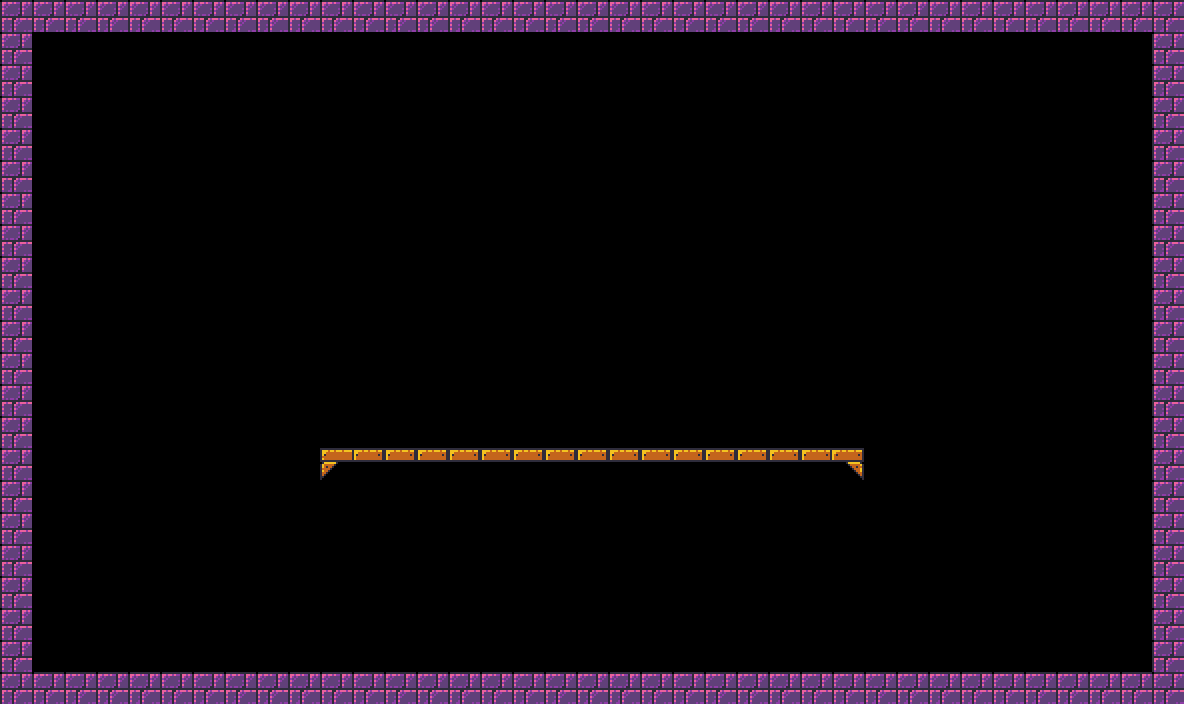

This is a level from a 2D game, rendered from its Tiled map with the project's own tilesets. A one-line summary and the complete map file follow:
An orthogonal 37x22 tile map with 32x32 px tiles, 2 tile layers (tile-layer-background, tile-layer-solids) and 15 objects (7x coin, turret-1-vision, player).

<map version="1.9" tiledversion="1.9.2" orientation="orthogonal" renderorder="right-down" width="37" height="22" tilewidth="32" tileheight="32" infinite="0" nextlayerid="7" nextobjectid="26">
 <editorsettings>
  <chunksize width="32" height="32" />
  <export target="map2.json" format="json" />
 </editorsettings>
 <tileset firstgid="1" name="tileset" tilewidth="32" tileheight="32" tilecount="60" columns="6" tilerendersize="grid">
  <image source="../tilesets/tileset-dungeon-32x32.png" width="192" height="320" />
  <tile id="0">
   <objectgroup draworder="index" id="2">
    <object id="1" x="0" y="0" width="32" height="32" />
   </objectgroup>
  </tile>
  <tile id="25" class="door" />
  <tile id="26">
   <objectgroup draworder="index" id="2">
    <object id="1" x="0" y="0" width="32" height="32" />
    <object id="2" x="0" y="0" width="32" height="32" />
   </objectgroup>
  </tile>
  <tile id="33">
   <objectgroup draworder="index" id="2">
    <object id="1" x="0" y="0" width="32" height="32" />
   </objectgroup>
  </tile>
  <tile id="34">
   <objectgroup draworder="index" id="2">
    <object id="1" x="0" y="0" width="32" height="14.4974" />
   </objectgroup>
  </tile>
  <tile id="35">
   <objectgroup draworder="index" id="2">
    <object id="1" x="0" y="0" width="32" height="32" />
   </objectgroup>
  </tile>
 </tileset>
 <layer id="6" name="tile-layer-background" width="37" height="22">
  <data encoding="csv">
0,0,0,0,0,0,0,0,0,0,0,0,0,0,0,0,0,0,0,0,0,0,0,0,0,0,0,0,0,0,0,0,0,0,0,0,0,
0,0,0,0,0,0,0,0,0,0,0,0,0,0,0,0,0,0,0,0,0,0,0,0,0,0,0,0,0,0,0,0,0,0,0,0,0,
0,0,0,0,0,0,0,0,0,0,0,0,0,0,0,0,0,0,0,0,0,0,0,0,0,0,0,0,0,0,0,0,0,0,0,0,0,
0,0,0,0,0,0,0,0,0,0,0,0,0,0,0,0,0,0,0,0,0,0,0,0,0,0,0,0,0,0,0,0,0,0,0,0,0,
0,0,0,0,0,0,0,0,0,0,0,0,0,0,0,0,0,0,0,0,0,0,0,0,0,0,0,0,0,0,0,0,0,0,0,0,0,
0,0,0,0,0,0,0,0,0,0,0,0,0,0,0,0,0,0,0,0,0,0,0,0,0,0,0,0,0,0,0,0,0,0,0,0,0,
0,0,0,0,0,0,0,0,0,0,0,0,0,0,0,0,0,0,0,0,0,0,0,0,0,0,0,0,0,0,0,0,0,0,0,0,0,
0,0,0,0,0,0,0,0,0,0,0,0,0,0,0,0,0,0,0,0,0,0,0,0,0,0,0,0,0,0,0,0,0,0,0,0,0,
0,0,0,0,0,0,0,0,0,0,0,0,0,0,0,0,0,0,0,0,0,0,0,0,0,0,0,0,0,0,0,0,0,0,0,0,0,
0,0,0,0,0,0,0,0,0,0,0,0,0,0,0,0,0,0,0,0,0,0,0,0,0,0,0,0,0,0,0,0,0,0,0,0,0,
0,0,0,0,0,0,0,0,0,0,0,0,0,0,0,0,0,0,0,0,0,0,0,0,0,0,0,0,0,0,0,0,0,0,0,0,0,
0,0,0,0,0,0,0,0,0,0,0,0,0,0,0,0,0,0,0,0,0,0,0,0,0,0,0,0,0,0,0,0,0,0,0,0,0,
0,0,0,0,0,0,0,0,0,0,0,0,0,0,0,0,0,0,0,0,0,0,0,0,0,0,0,0,0,0,0,0,0,0,0,0,0,
0,0,0,0,0,0,0,0,0,0,0,0,0,0,0,0,0,0,26,0,0,0,0,0,0,0,0,0,0,0,0,0,0,0,0,0,0,
0,0,0,0,0,0,0,0,0,0,0,0,0,0,0,0,0,0,0,0,0,0,0,0,0,0,0,0,0,0,0,0,0,0,0,0,0,
0,0,0,0,0,0,0,0,0,0,0,0,0,0,0,0,0,0,0,0,0,0,0,0,0,0,0,0,0,0,0,0,0,0,0,0,0,
0,0,0,0,0,0,0,0,0,0,0,0,0,0,0,0,0,0,0,0,0,0,0,0,0,0,0,0,0,0,0,0,0,0,0,0,0,
0,0,0,0,0,0,0,0,0,0,0,0,0,0,0,0,0,0,0,0,0,0,0,0,0,0,0,0,0,0,0,0,0,0,0,0,0,
0,0,0,0,0,0,0,0,0,0,0,0,0,0,0,0,0,0,0,0,0,0,0,0,0,0,0,0,0,0,0,0,0,0,0,0,0,
0,0,0,0,0,0,0,0,0,0,0,0,0,0,0,0,0,0,0,0,0,0,0,0,0,0,0,0,0,0,0,0,0,0,0,0,0,
0,0,0,0,0,0,0,0,0,0,0,0,0,0,0,0,0,0,0,0,0,0,0,0,0,0,0,0,0,0,0,0,0,0,0,0,0,
0,0,0,0,0,0,0,0,0,0,0,0,0,0,0,0,0,0,0,0,0,0,0,0,0,0,0,0,0,0,0,0,0,0,0,0,0
</data>
 </layer>
 <layer id="1" name="tile-layer-solids" width="37" height="22">
  <data encoding="csv">
1,1,1,1,1,1,1,1,1,1,1,1,1,1,1,1,1,1,1,1,1,1,1,1,1,1,1,1,1,1,1,1,1,1,1,1,1,
1,0,0,0,0,0,0,0,0,0,0,0,0,0,0,0,0,0,0,0,0,0,0,0,0,0,0,0,0,0,0,0,0,0,0,0,1,
1,0,0,0,0,0,0,0,0,0,0,0,0,0,0,0,0,0,0,0,0,0,0,0,0,0,0,0,0,0,0,0,0,0,0,0,1,
1,0,0,0,0,0,0,0,0,0,0,0,0,0,0,0,0,0,0,0,0,0,0,0,0,0,0,0,0,0,0,0,0,0,0,0,1,
1,0,0,0,0,0,0,0,0,0,0,0,0,0,0,0,0,0,0,0,0,0,0,0,0,0,0,0,0,0,0,0,0,0,0,0,1,
1,0,0,0,0,0,0,0,0,0,0,0,0,0,0,0,0,0,0,0,0,0,0,0,0,0,0,0,0,0,0,0,0,0,0,0,1,
1,0,0,0,0,0,0,0,0,0,0,0,0,0,0,0,0,0,0,0,0,0,0,0,0,0,0,0,0,0,0,0,0,0,0,0,1,
1,0,0,0,0,0,0,0,0,0,0,0,0,0,0,0,0,0,0,0,0,0,0,0,0,0,0,0,0,0,0,0,0,0,0,0,1,
1,0,0,0,0,0,0,0,0,0,0,0,0,0,0,0,0,0,0,0,0,0,0,0,0,0,0,0,0,0,0,0,0,0,0,0,1,
1,0,0,0,0,0,0,0,0,0,0,0,0,0,0,0,0,0,0,0,0,0,0,0,0,0,0,0,0,0,0,0,0,0,0,0,1,
1,0,0,0,0,0,0,0,0,0,0,0,0,0,0,0,0,0,0,0,0,0,0,0,0,0,0,0,0,0,0,0,0,0,0,0,1,
1,0,0,0,0,0,0,0,0,0,0,0,0,0,0,0,0,0,0,0,0,0,0,0,0,0,0,0,0,0,0,0,0,0,0,0,1,
1,0,0,0,0,0,0,0,0,0,0,0,0,0,0,0,0,0,0,0,0,0,0,0,0,0,0,0,0,0,0,0,0,0,0,0,1,
1,0,0,0,0,0,0,0,0,0,0,0,0,0,0,0,0,0,0,0,0,0,0,0,0,0,0,0,0,0,0,0,0,0,0,0,1,
1,0,0,0,0,0,0,0,0,0,34,35,35,35,35,35,35,35,35,35,35,35,35,35,35,35,36,0,0,0,0,0,0,0,0,0,1,
1,0,0,0,0,0,0,0,0,0,0,0,0,0,0,0,0,0,0,0,0,0,0,0,0,0,0,0,0,0,0,0,0,0,0,0,1,
1,0,0,0,0,0,0,0,0,0,0,0,0,0,0,0,0,0,0,0,0,0,0,0,0,0,0,0,0,0,0,0,0,0,0,0,1,
1,0,0,0,0,0,0,0,0,0,0,0,0,0,0,0,0,0,0,0,0,0,0,0,0,0,0,0,0,0,0,0,0,0,0,0,1,
1,0,0,0,0,0,0,0,0,0,0,0,0,0,0,0,0,0,0,0,0,0,0,0,0,0,0,0,0,0,0,0,0,0,0,0,1,
1,0,0,0,0,0,0,0,0,0,0,0,0,0,0,0,0,0,0,0,0,0,0,0,0,0,0,0,0,0,0,0,0,0,0,0,1,
1,0,0,0,0,0,0,0,0,0,0,0,0,0,0,0,0,0,0,0,0,0,0,0,0,0,0,0,0,0,0,0,0,0,0,0,1,
1,1,1,1,1,1,1,1,1,1,1,1,1,1,1,1,1,1,1,1,1,1,1,1,1,1,1,1,1,1,1,1,1,1,1,1,1
</data>
 </layer>
 <objectgroup id="5" name="object-layer-shapes" visible="0">
  <object id="22" name="turret-1-vision" x="831.465" y="662.801">
   <polygon points="-88,10.6667 323.955,10.0303 326.365,-628.996 -801.029,-632.572 -802.49,-84.2121 -505.38,-214.544 38.3811,-214.544" />
  </object>
 </objectgroup>
 <objectgroup id="2" name="object-layer">
  <object id="4" name="coin" x="402.256" y="436.707">
   <point />
  </object>
  <object id="5" name="coin" x="1133.94" y="548.191">
   <point />
  </object>
  <object id="6" name="coin" x="783.279" y="438.198">
   <point />
  </object>
  <object id="7" name="coin" x="58.1265" y="390.117">
   <point />
  </object>
  <object id="9" name="coin" x="1131.02" y="383.809">
   <point />
  </object>
  <object id="10" name="coin" x="58.5997" y="565.515">
   <point />
  </object>
  <object id="13" name="player" x="597.047" y="628.469">
   <point />
  </object>
  <object id="17" name="coin" x="595.212" y="210.299">
   <point />
  </object>
 </objectgroup>
</map>